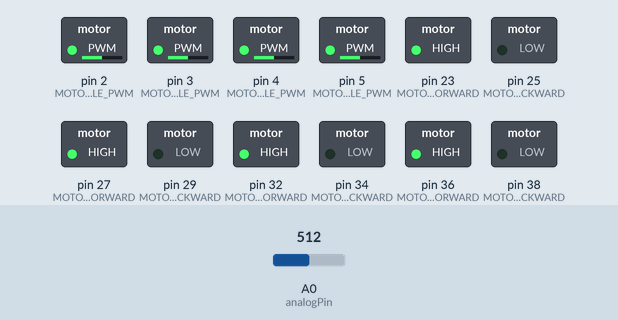
A sketch run on a simulated Arduino Mega 2560, built with avr-gcc and run on an emulated ATmega2560. On the bench: switched loads named in the sketch (green lamp = pin HIGH). Inputs (shaded band) come from the test bench; at power-on: A0 (analogPin) = 512.

Above: at 1.2 s.
1.3 s: A0 (analogPin) set to 716
At 2.1 s:
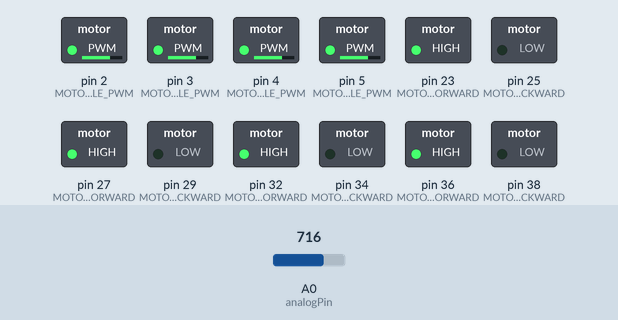
2.8 s: A0 (analogPin) set to 900
At 3.2 s:
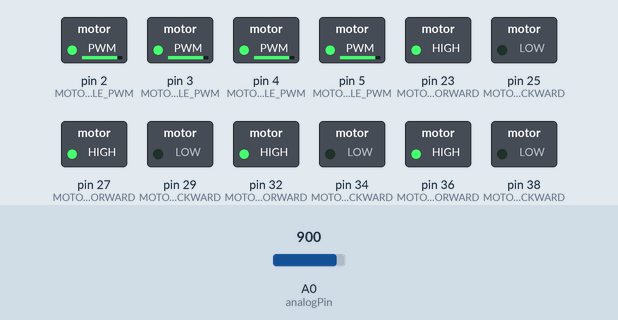
4.3 s: A0 (analogPin) set to 122
At 5.5 s:
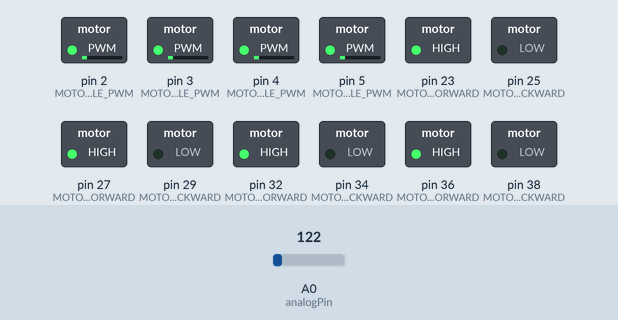
5.8 s: A0 (analogPin) set to 0
At 6.7 s:
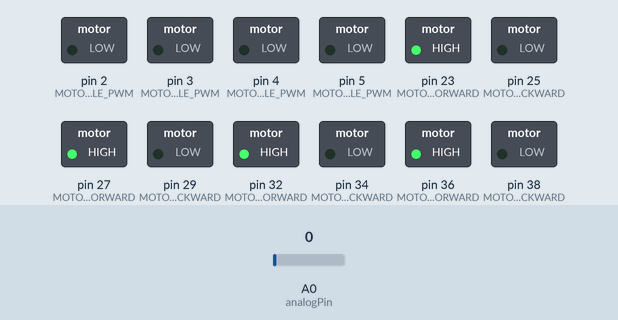
7.3 s: A0 (analogPin) set to 511
At 7.8 s:
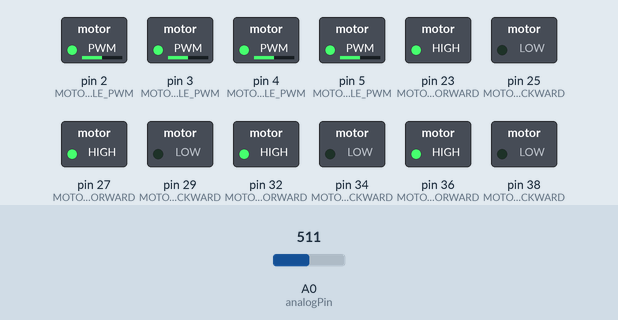
Timing chart, 0 to 9.8 s (numbered marks = the images above; inputs shaded):
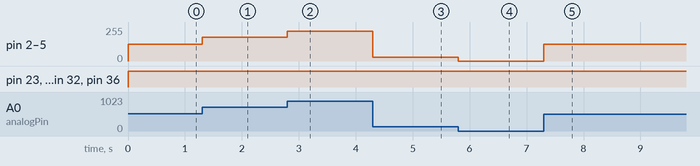

The sketch:

3-PWM-Control.ino
```cpp
/*
  ELE8392 RObotics and Control
  Written by Salim El Atache
  This code will allow the pwm of the motors to be changed by a potentiometer
*/
//defining the pins
#define MOTOR1_FORWARD  23
#define MOTOR1_BACKWARD  25
#define MOTOR2_FORWARD  27
#define MOTOR2_BACKWARD  29
#define MOTOR3_FORWARD  32
#define MOTOR3_BACKWARD  34
#define MOTOR4_FORWARD  36
#define MOTOR4_BACKWARD  38
#define MOTOR1_ENABLE_PWM 2
#define MOTOR2_ENABLE_PWM 3
#define MOTOR3_ENABLE_PWM 4
#define MOTOR4_ENABLE_PWM 5


const int analogPin = A0; //the analog input pin attach to analog pin A0
int inputValue = 0; //variable to store the value coming from sensor
int PWM_ON_VALUE = 0; //variable to store the output value


#define MOTOR_DELAY      3000

void setup() {
  // put your setup code here, to run once:
  // initialize digital pin for the motors and potentiometer as an output.
  pinMode(MOTOR1_FORWARD, OUTPUT);
  pinMode(MOTOR1_BACKWARD, OUTPUT);
  pinMode(MOTOR2_FORWARD, OUTPUT);
  pinMode(MOTOR2_BACKWARD, OUTPUT);
  pinMode(MOTOR3_FORWARD, OUTPUT);
  pinMode(MOTOR3_BACKWARD, OUTPUT);
  pinMode(MOTOR4_FORWARD, OUTPUT);
  pinMode(MOTOR4_BACKWARD, OUTPUT);
  pinMode(analogPin, INPUT);

}

void loop() {


  //read the value from the Potentiometer
  inputValue = analogRead(analogPin);
  //Convert from 0-1023 proportional to the numbers  from 0 to 255.
  PWM_ON_VALUE = map(inputValue, 0, 1023, 0, 255);


  //turn all the motors foward for no limeted time
  //pwm_on_value will be changing depending on potentiometer value
  //Motor 1
  analogWrite(MOTOR1_ENABLE_PWM, PWM_ON_VALUE );
  digitalWrite(MOTOR1_FORWARD, HIGH);
  digitalWrite(MOTOR1_BACKWARD, LOW);
  //Motor 2
  analogWrite(MOTOR2_ENABLE_PWM, PWM_ON_VALUE );
  digitalWrite(MOTOR2_FORWARD, HIGH);
  digitalWrite(MOTOR2_BACKWARD, LOW);
  //Motor 3
  analogWrite(MOTOR3_ENABLE_PWM, PWM_ON_VALUE );
  digitalWrite(MOTOR3_FORWARD, HIGH);
  digitalWrite(MOTOR3_BACKWARD, LOW);
  //Motor 4
  analogWrite(MOTOR4_ENABLE_PWM, PWM_ON_VALUE );
  digitalWrite(MOTOR4_FORWARD, HIGH);
  digitalWrite(MOTOR4_BACKWARD, LOW);


}
```

Measured:
- after the input at 1.3 s, pin 2 (MOTOR1_ENABLE_PWM), pin 3 (MOTOR2_ENABLE_PWM), pin 4 (MOTOR3_ENABLE_PWM), pin 5 (MOTOR4_ENABLE_PWM): 127/255 → 178/255 at once
- after the input at 2.8 s, pin 2 (MOTOR1_ENABLE_PWM), pin 3 (MOTOR2_ENABLE_PWM), pin 4 (MOTOR3_ENABLE_PWM), pin 5 (MOTOR4_ENABLE_PWM): 178/255 → 224/255 at once
- after the input at 4.3 s, pin 2 (MOTOR1_ENABLE_PWM), pin 3 (MOTOR2_ENABLE_PWM), pin 4 (MOTOR3_ENABLE_PWM), pin 5 (MOTOR4_ENABLE_PWM): 224/255 → 30/255 at once
- after the input at 5.8 s, pin 2 (MOTOR1_ENABLE_PWM), pin 3 (MOTOR2_ENABLE_PWM), pin 4 (MOTOR3_ENABLE_PWM), pin 5 (MOTOR4_ENABLE_PWM): 30/255 → 0/255 at once
- after the input at 7.3 s, pin 2 (MOTOR1_ENABLE_PWM), pin 3 (MOTOR2_ENABLE_PWM), pin 4 (MOTOR3_ENABLE_PWM), pin 5 (MOTOR4_ENABLE_PWM): 0/255 → 127/255 at once
